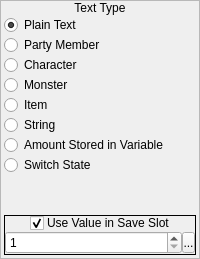
      <widget class="QFrame" name="frame">
       <property name="sizePolicy">
        <sizepolicy hsizetype="Fixed" vsizetype="Preferred">
         <horstretch>0</horstretch>
         <verstretch>0</verstretch>
        </sizepolicy>
       </property>
       <property name="frameShape">
        <enum>QFrame::StyledPanel</enum>
       </property>
       <property name="frameShadow">
        <enum>QFrame::Raised</enum>
       </property>
       <layout class="QVBoxLayout" name="verticalLayout">
        <property name="spacing">
         <number>0</number>
        </property>
        <property name="margin">
         <number>0</number>
        </property>
        <item>
         <widget class="QLabel" name="label">
          <property name="sizePolicy">
           <sizepolicy hsizetype="Preferred" vsizetype="Fixed">
            <horstretch>0</horstretch>
            <verstretch>0</verstretch>
           </sizepolicy>
          </property>
          <property name="text">
           <string>Text Type</string>
          </property>
          <property name="alignment">
           <set>Qt::AlignCenter</set>
          </property>
         </widget>
        </item>
        <item>
         <widget class="QWidget" name="widget" native="true">
          <layout class="QVBoxLayout" name="verticalLayout_2">
           <property name="spacing">
            <number>0</number>
           </property>
           <property name="leftMargin">
            <number>3</number>
           </property>
           <property name="topMargin">
            <number>0</number>
           </property>
           <property name="rightMargin">
            <number>3</number>
           </property>
           <property name="bottomMargin">
            <number>3</number>
           </property>
           <item>
            <widget class="QRadioButton" name="rbPlainText">
             <property name="text">
              <string>Plain Text</string>
             </property>
             <property name="checked">
              <bool>true</bool>
             </property>
            </widget>
           </item>
           <item>
            <widget class="QRadioButton" name="rbPartyMember">
             <property name="text">
              <string>Party Member</string>
             </property>
            </widget>
           </item>
           <item>
            <widget class="QRadioButton" name="rbCharacter">
             <property name="text">
              <string>Character</string>
             </property>
            </widget>
           </item>
           <item>
            <widget class="QRadioButton" name="rbMonster">
             <property name="text">
              <string>Monster</string>
             </property>
            </widget>
           </item>
           <item>
            <widget class="QRadioButton" name="rbItem">
             <property name="text">
              <string>Item</string>
             </property>
            </widget>
           </item>
           <item>
            <widget class="QRadioButton" name="rbString">
             <property name="text">
              <string>String</string>
             </property>
            </widget>
           </item>
           <item>
            <widget class="QRadioButton" name="rbVariable">
             <property name="text">
              <string>Amount Stored in Variable</string>
             </property>
            </widget>
           </item>
           <item>
            <widget class="QRadioButton" name="rbSwitch">
             <property name="text">
              <string>Switch State</string>
             </property>
            </widget>
           </item>
           <item>
            <spacer name="verticalSpacer">
             <property name="orientation">
              <enum>Qt::Vertical</enum>
             </property>
             <property name="sizeHint" stdset="0">
              <size>
               <width>20</width>
               <height>40</height>
              </size>
             </property>
            </spacer>
           </item>
           <item>
            <widget class="QFrame" name="frmSaveSlot">
             <property name="sizePolicy">
              <sizepolicy hsizetype="Preferred" vsizetype="Fixed">
               <horstretch>0</horstretch>
               <verstretch>0</verstretch>
              </sizepolicy>
             </property>
             <property name="frameShape">
              <enum>QFrame::Box</enum>
             </property>
             <property name="frameShadow">
              <enum>QFrame::Plain</enum>
             </property>
             <layout class="QVBoxLayout" name="verticalLayout_53">
              <property name="spacing">
               <number>0</number>
              </property>
              <property name="margin">
               <number>0</number>
              </property>
              <item>
               <widget class="QWidget" name="widget_21" native="true">
                <property name="sizePolicy">
                 <sizepolicy hsizetype="Preferred" vsizetype="Fixed">
                  <horstretch>0</horstretch>
                  <verstretch>0</verstretch>
                 </sizepolicy>
                </property>
                <property name="styleSheet">
                 <string notr="true">.QWidget
{
	border-width: 1px;
	border-style: solid;
	border-color: palette(window-text);
	background-color: palette(window-text);
}

.QWidget&gt;QLabel
{
	border-width: 0px;
	background-color: palette(window-text);
	color: palette(window);
	font-weight: bold;
}</string>
                </property>
                <layout class="QHBoxLayout" name="horizontalLayout_35">
                 <property name="spacing">
                  <number>3</number>
                 </property>
                 <property name="margin">
                  <number>0</number>
                 </property>
                 <item>
                  <spacer name="horizontalSpacer_9">
                   <property name="orientation">
                    <enum>Qt::Horizontal</enum>
                   </property>
                   <property name="sizeHint" stdset="0">
                    <size>
                     <width>10</width>
                     <height>15</height>
                    </size>
                   </property>
                  </spacer>
                 </item>
                 <item>
                  <widget class="QCheckBox" name="cbUseValueInSaveSlot">
                   <property name="sizePolicy">
                    <sizepolicy hsizetype="Fixed" vsizetype="Fixed">
                     <horstretch>0</horstretch>
                     <verstretch>0</verstretch>
                    </sizepolicy>
                   </property>
                   <property name="text">
                    <string/>
                   </property>
                   <property name="checked">
                    <bool>true</bool>
                   </property>
                  </widget>
                 </item>
                 <item>
                  <widget class="QLabel" name="label_14">
                   <property name="sizePolicy">
                    <sizepolicy hsizetype="Fixed" vsizetype="Fixed">
                     <horstretch>0</horstretch>
                     <verstretch>0</verstretch>
                    </sizepolicy>
                   </property>
                   <property name="text">
                    <string>Use Value in Save Slot</string>
                   </property>
                  </widget>
                 </item>
                 <item>
                  <spacer name="horizontalSpacer_10">
                   <property name="orientation">
                    <enum>Qt::Horizontal</enum>
                   </property>
                   <property name="sizeHint" stdset="0">
                    <size>
                     <width>10</width>
                     <height>15</height>
                    </size>
                   </property>
                  </spacer>
                 </item>
                </layout>
               </widget>
              </item>
              <item>
               <widget class="QWidget" name="wSaveSlot" native="true">
                <layout class="QHBoxLayout" name="horizontalLayout_42">
                 <property name="spacing">
                  <number>0</number>
                 </property>
                 <property name="margin">
                  <number>0</number>
                 </property>
                 <item>
                  <widget class="QSpinBox" name="sbSaveSlot">
                   <property name="minimum">
                    <number>1</number>
                   </property>
                   <property name="maximum">
                    <number>16</number>
                   </property>
                  </widget>
                 </item>
                 <item>
                  <widget class="SpinBoxSideButton" name="bSaveSlotSideButton">
                   <property name="minimumSize">
                    <size>
                     <width>13</width>
                     <height>21</height>
                    </size>
                   </property>
                   <property name="maximumSize">
                    <size>
                     <width>13</width>
                     <height>21</height>
                    </size>
                   </property>
                   <property name="text">
                    <string>...</string>
                   </property>
                   <property name="icon">
                    <iconset resource="gui_icons.qrc">
                     <normaloff>:/icons/spinBoxSideButton.png</normaloff>:/icons/spinBoxSideButton.png</iconset>
                   </property>
                   <property name="iconSize">
                    <size>
                     <width>8</width>
                     <height>16</height>
                    </size>
                   </property>
                  </widget>
                 </item>
                </layout>
               </widget>
              </item>
             </layout>
            </widget>
           </item>
          </layout>
         </widget>
        </item>
       </layout>
      </widget>
